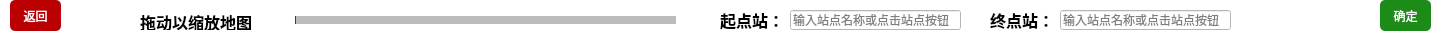
   <widget class="QWidget" name="widget" native="true">
    <property name="geometry">
     <rect>
      <x>0</x>
      <y>0</y>
      <width>1441</width>
      <height>41</height>
     </rect>
    </property>
    <property name="styleSheet">
     <string notr="true">color: rgb(255, 255, 255);
background-color: rgb(255, 255, 255);</string>
    </property>
    <widget class="QLineEdit" name="lineEdit">
     <property name="geometry">
      <rect>
       <x>790</x>
       <y>10</y>
       <width>171</width>
       <height>20</height>
      </rect>
     </property>
     <property name="styleSheet">
      <string notr="true">color: rgb(0, 0, 0);</string>
     </property>
     <property name="placeholderText">
      <string>输入站点名称或点击站点按钮</string>
     </property>
    </widget>
    <widget class="QLabel" name="label">
     <property name="geometry">
      <rect>
       <x>720</x>
       <y>0</y>
       <width>61</width>
       <height>41</height>
      </rect>
     </property>
     <property name="styleSheet">
      <string notr="true">color: rgb(0, 0, 0);</string>
     </property>
     <property name="text">
      <string>&lt;html&gt;&lt;head/&gt;&lt;body&gt;&lt;p&gt;&lt;span style=&quot; font-size:12pt; font-weight:700;&quot;&gt;起点站：&lt;/span&gt;&lt;/p&gt;&lt;/body&gt;&lt;/html&gt;</string>
     </property>
    </widget>
    <widget class="QLabel" name="label_2">
     <property name="geometry">
      <rect>
       <x>990</x>
       <y>-10</y>
       <width>61</width>
       <height>61</height>
      </rect>
     </property>
     <property name="styleSheet">
      <string notr="true">color: rgb(0, 0, 0);</string>
     </property>
     <property name="text">
      <string>&lt;html&gt;&lt;head/&gt;&lt;body&gt;&lt;p&gt;&lt;span style=&quot; font-size:12pt; font-weight:700;&quot;&gt;终点站：&lt;/span&gt;&lt;/p&gt;&lt;/body&gt;&lt;/html&gt;</string>
     </property>
    </widget>
    <widget class="QSlider" name="Slider">
     <property name="geometry">
      <rect>
       <x>290</x>
       <y>10</y>
       <width>391</width>
       <height>20</height>
      </rect>
     </property>
     <property name="styleSheet">
      <string notr="true">QSlider::groove:horizontal{
	height:8px;
	border:0px;
	left:5px;
	right:5px
}
QSlider::handle:horizontal{
	/*image:url(C:/Users/November in North/Desktop/miscellaneous/My_Qt/slider_button.png);*/
	image:url(slider_button.png);
	margin:-3px -3px -3px -3px;
}
QSlider::add-page:horizontal{
    background:rgb(188, 188, 188);
   /*border-radius:4px*/
}
QSlider::sub-page:horizontal{
    background:rgb(78, 21, 221);
    /*border-radius:4px*/
}</string>
     </property>
     <property name="minimum">
      <number>100</number>
     </property>
     <property name="maximum">
      <number>999</number>
     </property>
     <property name="sliderPosition">
      <number>100</number>
     </property>
     <property name="orientation">
      <enum>Qt::Horizontal</enum>
     </property>
    </widget>
    <widget class="QLabel" name="label_3">
     <property name="geometry">
      <rect>
       <x>140</x>
       <y>10</y>
       <width>121</width>
       <height>20</height>
      </rect>
     </property>
     <property name="styleSheet">
      <string notr="true">color: rgb(0, 0, 0);</string>
     </property>
     <property name="text">
      <string>&lt;html&gt;&lt;head/&gt;&lt;body&gt;&lt;p&gt;&lt;span style=&quot; font-size:12pt; font-weight:700;&quot;&gt;拖动以缩放地图&lt;/span&gt;&lt;/p&gt;&lt;/body&gt;&lt;/html&gt;</string>
     </property>
    </widget>
    <widget class="QLineEdit" name="lineEdit_2">
     <property name="geometry">
      <rect>
       <x>1060</x>
       <y>10</y>
       <width>171</width>
       <height>20</height>
      </rect>
     </property>
     <property name="styleSheet">
      <string notr="true">color: rgb(0, 0, 0);</string>
     </property>
     <property name="placeholderText">
      <string>输入站点名称或点击站点按钮</string>
     </property>
    </widget>
    <widget class="QPushButton" name="pushButton_2">
     <property name="geometry">
      <rect>
       <x>10</x>
       <y>0</y>
       <width>51</width>
       <height>31</height>
      </rect>
     </property>
     <property name="styleSheet">
      <string notr="true">font: 700 16pt &quot;Microsoft YaHei UI&quot;;
font: 290 16pt &quot;Microsoft YaHei&quot;;
color:rgb(255, 255, 255);
background-color:rgb(186, 0, 3);
border-radius:5px</string>
     </property>
     <property name="text">
      <string>返回</string>
     </property>
    </widget>
    <widget class="QPushButton" name="pushButton">
     <property name="geometry">
      <rect>
       <x>1380</x>
       <y>0</y>
       <width>51</width>
       <height>31</height>
      </rect>
     </property>
     <property name="styleSheet">
      <string notr="true">QPushButton{font: 700 16pt &quot;Microsoft YaHei UI&quot;;
font: 290 16pt &quot;Microsoft YaHei&quot;;
border-radius:5px;
color:rgb(255, 255, 255);
background-color:rgb(29, 139, 23);}

QPushButton:!enabled{
	background-color: rgb(143, 143, 143);
}
</string>
     </property>
     <property name="text">
      <string>确定</string>
     </property>
    </widget>
    <zorder>label_2</zorder>
    <zorder>Slider</zorder>
    <zorder>label_3</zorder>
    <zorder>pushButton_2</zorder>
    <zorder>label</zorder>
    <zorder>pushButton</zorder>
    <zorder>lineEdit</zorder>
    <zorder>lineEdit_2</zorder>
   </widget>
